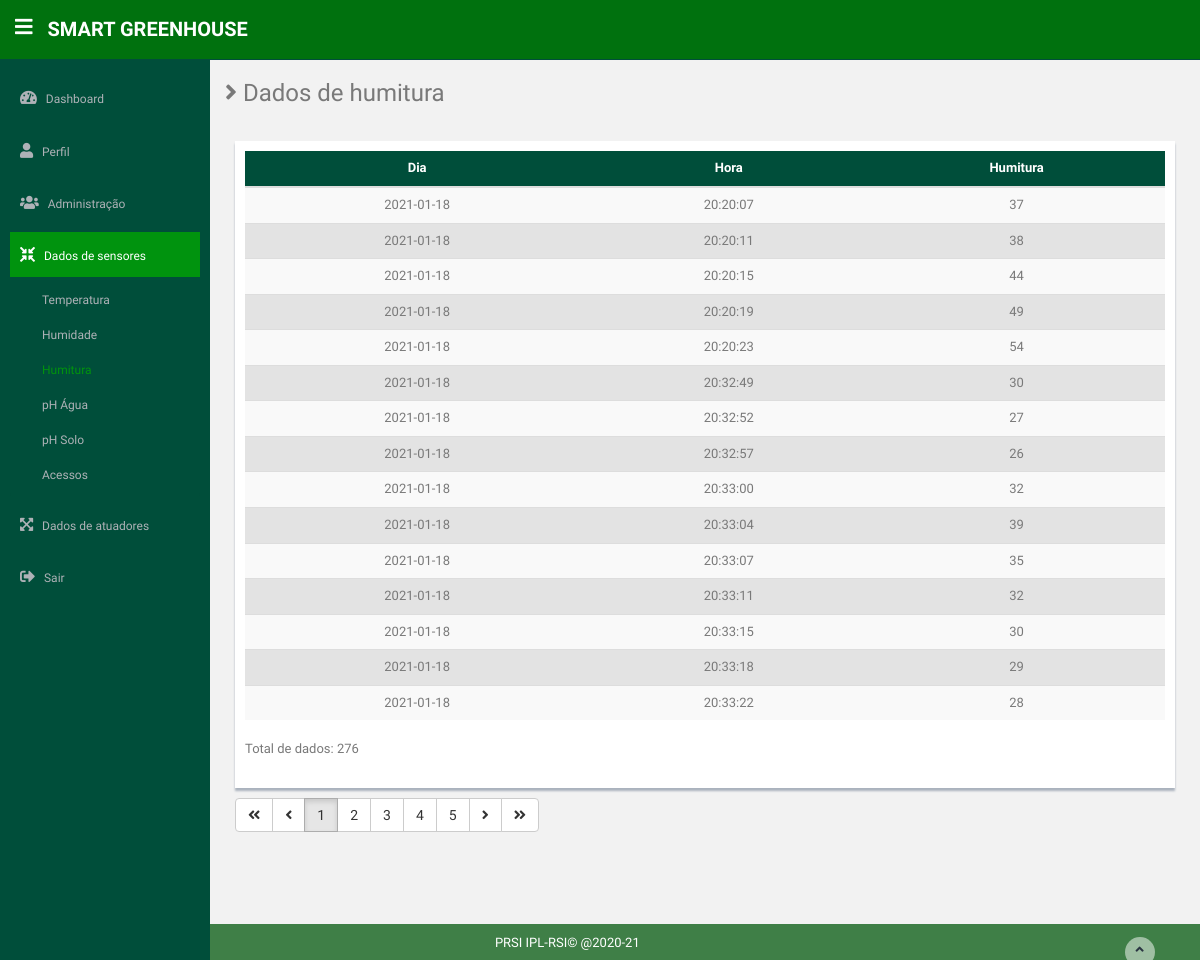
The app's page /ConsultaHumitura.php (signed in) with its own data.
### tables this page shows
CREATE TABLE `humitura` (
  `id` int(11) NOT NULL,
  `dia` date NOT NULL,
  `hora` time NOT NULL,
  `humitura` varchar(20) NOT NULL
);

### ConsultaHumitura.php (the view, shortened to what this page needs)
<?php
    require 'Shared/conn.php';
     if (isset($_GET['p']) && (trim($_GET['p']) <> "") && (is_numeric($_GET['p']))) {
        $pg = $_GET['p'];
    } else {
        $pg = 1;
    }
    $per_page = 15;
    $pfunc = ceil($pg*$per_page) - $per_page;
    $Query = "SELECT * FROM humitura ORDER BY id LIMIT $pfunc, $per_page";
    $CountData = "SELECT count(*) AS totaldados FROM humitura";
    $stmt = $conn->prepare($Query);
    $stmt->execute();
    $result = $stmt->get_result();
?>
<!DOCTYPE html>
<html lang="en">
<?php require 'shared/head.php' ?>
<body>
    <section id="container">
        <?php
            require 'shared/header.php';
            require 'shared/sidebar.php';
        ?>
        <section id="main-content">
            <section class="wrapper site-min-height" id="wrapping">
                <h3><i class="fa fa-angle-right"></i> Dados de humitura</h3>
                <div class="row mt">
                    <div class="col-lg-12">
                        <div class="form-panel">
                            <table class="table table-striped table-hover">
                                <thead>
                                    <tr>
                                        <th>Dia</th>
                                        <th>Hora</th>
                                        <th>Humitura</th>
                                    </tr>
                                </thead>
                                <tbody>
                                <?php
                                    if ($result->num_rows > 0) {
                                        while ($row = $result->fetch_assoc()) {
                                    ?>
                                    <tr>
                                        <td><?=$row['dia'];?></td>
                                        <td><?=$row['hora'];?></td>
                                        <td><?=$row['humitura'];?></td>
                                    </tr>
                                    <?php }};?>
                                </tbody>
                            </table>
                            <?php
                                $stmt = $conn->prepare($CountData);
                                $stmt->execute();
                                $result = $stmt->get_result();
                                $row = $result->fetch_assoc();
                                echo "Total de dados: " . $row['totaldados'] ."<br><br>";
                            ?>
                        </div>
                    </div>
                </div>
                <?php
                    require("shared/paginate.php");
                ?>
            </section>
            <?php
                include 'shared/footer.php';
            ?>
        </section>
    </section>
</body>
</html>

### assets/css/style.css (style rules this page uses)
body { color: #797979; background: #f2f2f2; font-family: 'Ruda', sans-serif; padding: 0px !important; margin: 0px !important; font-size: 13px; }
#container { width: 100%; height: 100%; }
.mt { margin-top: 25px; }
#main-content { margin-left: 210px; }
.wrapper { display: inline-block; margin-top: 60px; padding-left: 15px; padding-right: 15px; padding-bottom: 15px; padding-top: 0px; width: 100%; }
.form-panel { background: #ffffff; margin: 10px; padding: 10px; box-shadow: 0px 3px 2px #aab2bd; text-align: left; }
.site-min-height { min-height: 900px; }
.table-striped { background-color: #E3E3E3; }
th, tr { text-align:center }
th { background-color: #004E3A; color: white; }

### records on screen
humitura: dia "2021-01-18", hora "20:20:07", humitura "37"
humitura: dia "2021-01-18", hora "20:20:11", humitura "38"
humitura: dia "2021-01-18", hora "20:20:15", humitura "44"
humitura: dia "2021-01-18", hora "20:20:19", humitura "49"
humitura: dia "2021-01-18", hora "20:20:23", humitura "54"
humitura: dia "2021-01-18", hora "20:32:49", humitura "30"
humitura: dia "2021-01-18", hora "20:32:52", humitura "27"
humitura: dia "2021-01-18", hora "20:32:57", humitura "26"
humitura: dia "2021-01-18", hora "20:33:00", humitura "32"
humitura: dia "2021-01-18", hora "20:33:04", humitura "39"
humitura: dia "2021-01-18", hora "20:33:07", humitura "35"
humitura: dia "2021-01-18", hora "20:33:11", humitura "32"
humitura: dia "2021-01-18", hora "20:33:15", humitura "30"
humitura: dia "2021-01-18", hora "20:33:18", humitura "29"
humitura: dia "2021-01-18", hora "20:33:22", humitura "28"

### other values on screen
$row['totaldados'] "276"
